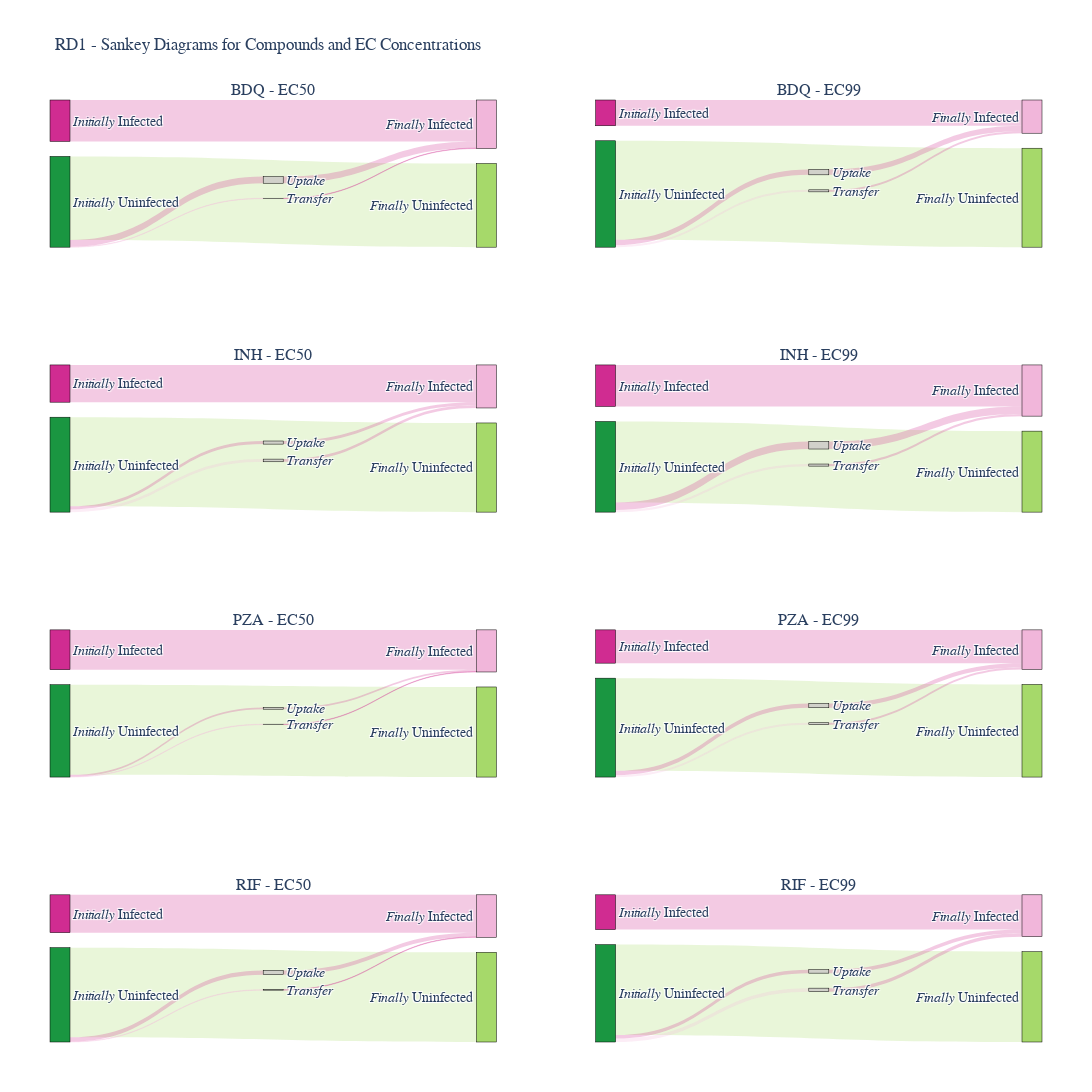
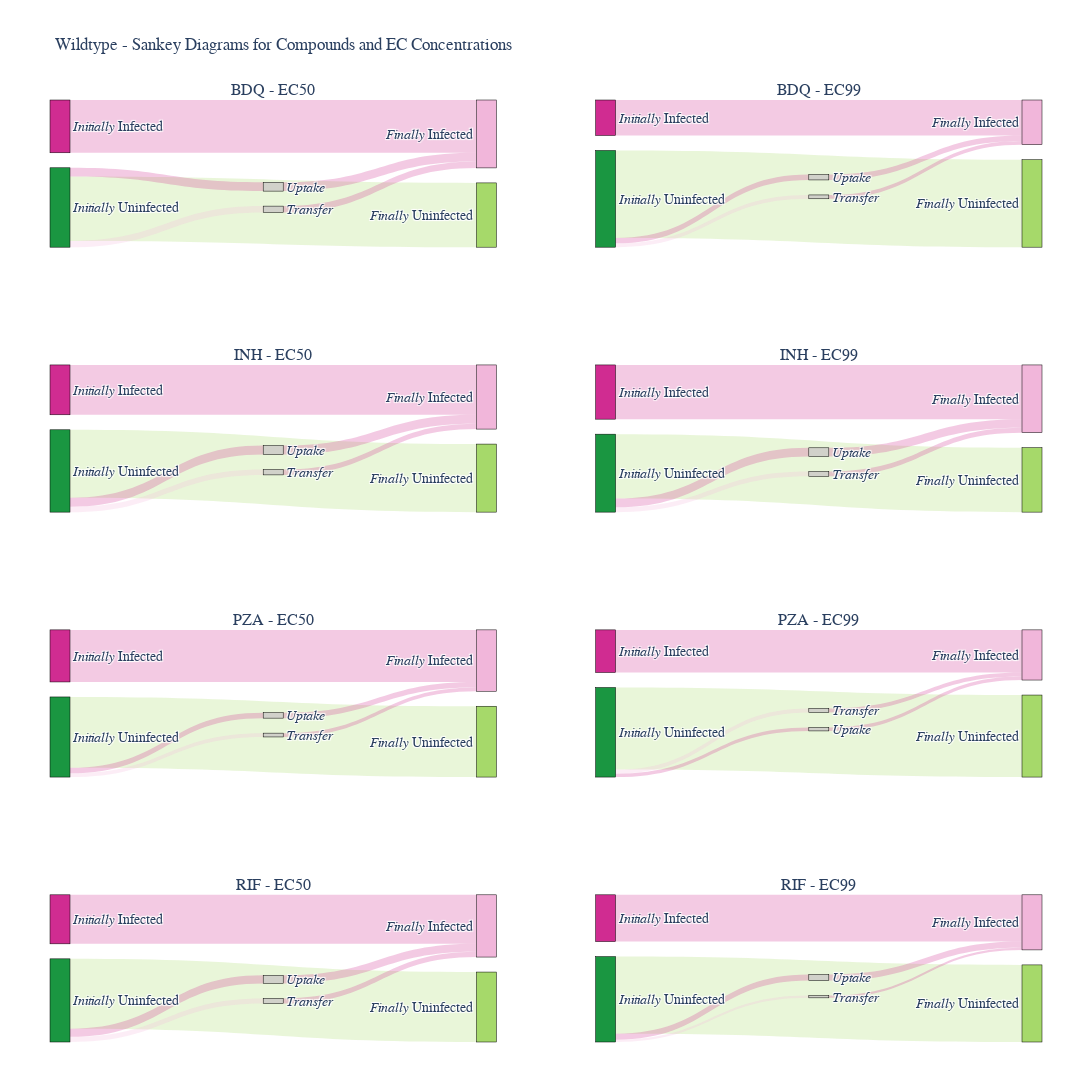
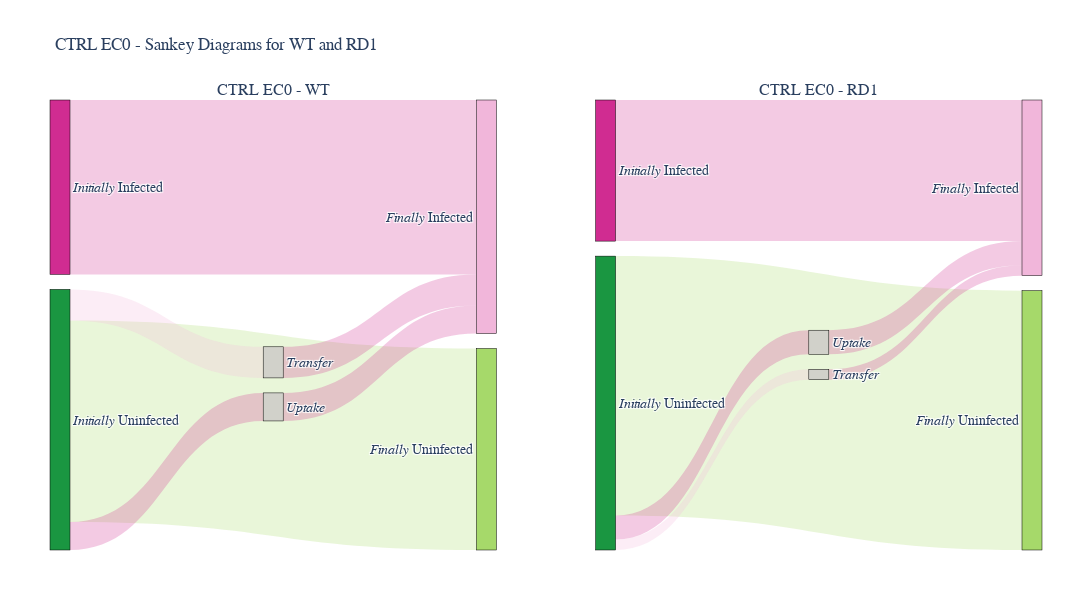

Write notebook code for charts like these, in order.
### Code cell
import plotly.graph_objects as go
from plotly.subplots import make_subplots

# Separate RD1, Wildtype, and CTRL datasets
rd1_data = [data for data in sankey_data_list if data['strain'] == 'RD1' and data['compound'] != 'CTRL']
wt_data = [data for data in sankey_data_list if data['strain'] == 'WT' and data['compound'] != 'CTRL']
ctrl_wt_data = [data for data in sankey_data_list if data['compound'] == 'CTRL' and data['concentration'] == 'EC0' and data['strain'] == 'WT']
ctrl_rd1_data = [data for data in sankey_data_list if data['compound'] == 'CTRL' and data['concentration'] == 'EC0' and data['strain'] == 'RD1']

# Get unique compounds and EC concentrations for RD1 and Wildtype (excluding 'CTRL')
compounds_rd1 = sorted(set(data['compound'] for data in rd1_data))
compounds_wt = sorted(set(data['compound'] for data in wt_data))
ec_concentrations_rd1 = sorted(set(data['concentration'] for data in rd1_data))
ec_concentrations_wt = sorted(set(data['concentration'] for data in wt_data))

# Determine the number of rows and columns for the RD1 and Wildtype grids
n_rows_rd1 = len(compounds_rd1)
n_cols_rd1 = len(ec_concentrations_rd1)
n_rows_wt = len(compounds_wt)
n_cols_wt = len(ec_concentrations_wt)

# Create subplot grids for RD1 and Wildtype
fig_rd1 = make_subplots(rows=n_rows_rd1, cols=n_cols_rd1,
                        subplot_titles=[f"{compound} - {concentration}"
                                        for compound in compounds_rd1 for concentration in ec_concentrations_rd1],
                        specs=[[{'type': 'sankey'}]*n_cols_rd1 for _ in range(n_rows_rd1)])

fig_wt = make_subplots(rows=n_rows_wt, cols=n_cols_wt,
                       subplot_titles=[f"{compound} - {concentration}"
                                       for compound in compounds_wt for concentration in ec_concentrations_wt],
                       specs=[[{'type': 'sankey'}]*n_cols_wt for _ in range(n_rows_wt)])

# Function to add Sankey diagrams to a figure
def add_sankey_to_figure(fig, data, compounds, ec_concentrations, row_offset=0):
    for data_entry in data:
        # Determine the correct row and column for the subplot
        row = compounds.index(data_entry['compound']) + 1  # Plotly is 1-based indexing
        col = ec_concentrations.index(data_entry['concentration']) + 1
        
        # Normalize values (same process as before)
        normalization_factor = data_entry['total'] / max_total
        N_stayed_infected = data_entry['N_stayed_infected'] / normalization_factor
        N_got_uninfected = 0  # data_entry['N_got_uninfected'] / normalization_factor
        N_got_infected = 0  # data_entry['N_got_infected'] / normalization_factor
        N_stayed_uninfected = data_entry['N_stayed_uninfected'] / normalization_factor
        N_uptake = data_entry['N_uptake'] / normalization_factor
        N_transfer = data_entry['N_transfer'] / normalization_factor

        # Create value list for Sankey
        value = [
            N_stayed_infected, N_got_uninfected, N_got_infected, N_stayed_uninfected,
            N_uptake, N_transfer, N_uptake, N_transfer
        ]

        # Ensure no negative or NaN values
        value = [max(v, 0) if not pd.isnull(v) else 0 for v in value]

        # Define source and target arrays
        source = [0, 0, 1, 1, 1, 1, 4, 5]
        target = [2, 3, 2, 3, 4, 5, 2, 2]

        # Create the Sankey diagram
        sankey = go.Sankey(
            domain=dict(x=[0, 1], y=[0, 1]),
            orientation='h',
            node=dict(
                pad=15,
                thickness=20,
                line=dict(color="black", width=0.5),
                label=labels,
                color=node_colors,
            ),
            link=dict(
                source=source,
                target=target,
                value=value,
                color=link_colors
            ),
            textfont=dict(size=14)
        )

        # Add the Sankey diagram to the correct subplot in the grid
        fig.add_trace(sankey, row=row + row_offset, col=col)


# Now, plot the CTRL EC0 separately in its own row for both WT and RD1
fig_ctrl = make_subplots(rows=1, cols=2, specs=[[{'type': 'sankey'}, {'type': 'sankey'}]], subplot_titles=["CTRL EC0 - WT", "CTRL EC0 - RD1"])

# Add CTRL EC0 Sankey diagrams for WT in the first column (row=1, col=1)
add_sankey_to_figure(fig_ctrl, ctrl_wt_data, ['CTRL'], ['EC0'], row_offset=0)

# Manually specify that the second CTRL EC0 diagram goes into the second column (row=1, col=2)
for data_entry in ctrl_rd1_data:
    # Normalize values for RD1 CTRL EC0
    normalization_factor = data_entry['total'] / max_total
    N_stayed_infected = data_entry['N_stayed_infected'] / normalization_factor
    N_stayed_uninfected = data_entry['N_stayed_uninfected'] / normalization_factor
    N_uptake = data_entry['N_uptake'] / normalization_factor
    N_transfer = data_entry['N_transfer'] / normalization_factor
    
    # Create value list for Sankey
    value = [
        N_stayed_infected, 0, 0, N_stayed_uninfected,
        N_uptake, N_transfer, N_uptake, N_transfer
    ]
    value = [max(v, 0) if not pd.isnull(v) else 0 for v in value]

    source = [0, 0, 1, 1, 1, 1, 4, 5]
    target = [2, 3, 2, 3, 4, 5, 2, 2]

    sankey = go.Sankey(
        domain=dict(x=[0, 1], y=[0, 0.]),
        orientation='h',
        node=dict(
            pad=15,
            thickness=20,
            line=dict(color="black", width=0.5),
            label=labels,
            color=node_colors,
        ),
        link=dict(
            source=source,
            target=target,
            value=value,
            color=link_colors
        ),
        textfont=dict(size=14)
    )

    # Add the Sankey diagram to the second column
    fig_ctrl.add_trace(sankey, row=1, col=2)

# Add Sankey diagrams for RD1 and Wildtype to their respective grids
add_sankey_to_figure(fig_rd1, rd1_data, compounds_rd1, ec_concentrations_rd1)
add_sankey_to_figure(fig_wt, wt_data, compounds_wt, ec_concentrations_wt)


# Update layout for the RD1 and Wildtype grids
fig_rd1.update_layout(
    title_text="RD1 - Sankey Diagrams for Compounds and EC Concentrations",
    width=1200, height=2000,
    font_family="Helvetica",
    margin=dict(l=50, r=50, t=100, b=50),
)

fig_wt.update_layout(
    title_text="Wildtype - Sankey Diagrams for Compounds and EC Concentrations",
    width=1200, height=2000,
    font_family="Helvetica",
    margin=dict(l=50, r=50, t=100, b=50),
)

fig_ctrl.update_layout(
    title_text="CTRL EC0 - Sankey Diagrams for WT and RD1",
    width=1200, height=600,
    font_family="Helvetica",
    margin=dict(l=50, r=50, t=100, b=50),
)


# Show the plots
fig_rd1.show()
fig_wt.show()
fig_ctrl.show()
fig_rd1.write_image(f'{syno_base_dir()}/results/27sept/allsankey/sankey_diagram_rd1.pdf')
fig_wt.write_image(f'{syno_base_dir()}/results/27sept/allsankey/sankey_diagram_wt.pdf')
fig_ctrl.write_image(f'{syno_base_dir()}/results/27sept/allsankey/sankey_diagram_ctrl.pdf')

### Figure 1 — Plotly figure (JSON) as saved in the notebook; plotly's stock layout.template omitted (floating-point values rounded to 4 significant figures)
{"data": [{"domain": {"x": [0, 0.45], "y": [0.8438, 1]}, "link": {"color": ["rgba(208, 44, 145, 0.25)", "rgba(26, 150, 65, 0.25)", "rgba(241, 182, 218, 0.25)", "rgba(166, 217, 106, 0.25)", "rgba(208, 44, 145, 0.25)", "rgba(241, 182, 218, 0.25)", "rgba(208, 44, 145, 0.25)", "rgba(208, 44, 145, 0.25)"], "source": [0, 0, 1, 1, 1, 1, 4, 5], "target": [2, 3, 2, 3, 4, 5, 2, 2], "value": [535.7, 0, 0, 1082.0, 86.57, 5.411, 86.57, 5.411]}, "node": {"color": ["#d02c91", "#1a9641", "#f1b6da", "#a6d96a", "#d1d1ca", "#d1d1ca"], "label": ["<i>Initially</i> Infected", "<i>Initially</i> Uninfected", "<i>Finally</i> Infected", "<i>Finally</i> Uninfected", "<i>Uptake</i>", "<i>Transfer</i>"], "line": {"color": "black", "width": 0.5}, "pad": 15, "thickness": 20}, "orientation": "h", "textfont": {"size": 14}, "type": "sankey"}, {"domain": {"x": [0, 0.45], "y": [0.5625, 0.7188]}, "link": {"color": ["rgba(208, 44, 145, 0.25)", "rgba(26, 150, 65, 0.25)", "rgba(241, 182, 218, 0.25)", "rgba(166, 217, 106, 0.25)", "rgba(208, 44, 145, 0.25)", "rgba(241, 182, 218, 0.25)", "rgba(208, 44, 145, 0.25)", "rgba(208, 44, 145, 0.25)"], "source": [0, 0, 1, 1, 1, 1, 4, 5], "target": [2, 3, 2, 3, 4, 5, 2, 2], "value": [487.1, 0, 0, 1166.0, 40.6, 34.8, 40.6, 34.8]}, "node": {"color": ["#d02c91", "#1a9641", "#f1b6da", "#a6d96a", "#d1d1ca", "#d1d1ca"], "label": ["<i>Initially</i> Infected", "<i>Initially</i> Uninfected", "<i>Finally</i> Infected", "<i>Finally</i> Uninfected", "<i>Uptake</i>", "<i>Transfer</i>"], "line": {"color": "black", "width": 0.5}, "pad": 15, "thickness": 20}, "orientation": "h", "textfont": {"size": 14}, "type": "sankey"}, {"domain": {"x": [0.55, 1], "y": [0.5625, 0.7188]}, "link": {"color": ["rgba(208, 44, 145, 0.25)", "rgba(26, 150, 65, 0.25)", "rgba(241, 182, 218, 0.25)", "rgba(166, 217, 106, 0.25)", "rgba(208, 44, 145, 0.25)", "rgba(241, 182, 218, 0.25)", "rgba(208, 44, 145, 0.25)", "rgba(208, 44, 145, 0.25)"], "source": [0, 0, 1, 1, 1, 1, 4, 5], "target": [2, 3, 2, 3, 4, 5, 2, 2], "value": [557.5, 0, 0, 1087.0, 101.4, 28.15, 101.4, 28.15]}, "node": {"color": ["#d02c91", "#1a9641", "#f1b6da", "#a6d96a", "#d1d1ca", "#d1d1ca"], "label": ["<i>Initially</i> Infected", "<i>Initially</i> Uninfected", "<i>Finally</i> Infected", "<i>Finally</i> Uninfected", "<i>Uptake</i>", "<i>Transfer</i>"], "line": {"color": "black", "width": 0.5}, "pad": 15, "thickness": 20}, "orientation": "h", "textfont": {"size": 14}, "type": "sankey"}, {"domain": {"x": [0, 0.45], "y": [0.2812, 0.4375]}, "link": {"color": ["rgba(208, 44, 145, 0.25)", "rgba(26, 150, 65, 0.25)", "rgba(241, 182, 218, 0.25)", "rgba(166, 217, 106, 0.25)", "rgba(208, 44, 145, 0.25)", "rgba(241, 182, 218, 0.25)", "rgba(208, 44, 145, 0.25)", "rgba(208, 44, 145, 0.25)"], "source": [0, 0, 1, 1, 1, 1, 4, 5], "target": [2, 3, 2, 3, 4, 5, 2, 2], "value": [494.1, 0, 0, 1117.0, 22.46, 5.614, 22.46, 5.614]}, "node": {"color": ["#d02c91", "#1a9641", "#f1b6da", "#a6d96a", "#d1d1ca", "#d1d1ca"], "label": ["<i>Initially</i> Infected", "<i>Initially</i> Uninfected", "<i>Finally</i> Infected", "<i>Finally</i> Uninfected", "<i>Uptake</i>", "<i>Transfer</i>"], "line": {"color": "black", "width": 0.5}, "pad": 15, "thickness": 20}, "orientation": "h", "textfont": {"size": 14}, "type": "sankey"}, {"domain": {"x": [0.55, 1], "y": [0.2812, 0.4375]}, "link": {"color": ["rgba(208, 44, 145, 0.25)", "rgba(26, 150, 65, 0.25)", "rgba(241, 182, 218, 0.25)", "rgba(166, 217, 106, 0.25)", "rgba(208, 44, 145, 0.25)", "rgba(241, 182, 218, 0.25)", "rgba(208, 44, 145, 0.25)", "rgba(208, 44, 145, 0.25)"], "source": [0, 0, 1, 1, 1, 1, 4, 5], "target": [2, 3, 2, 3, 4, 5, 2, 2], "value": [444.0, 0, 0, 1236.0, 57.92, 25.74, 57.92, 25.74]}, "node": {"color": ["#d02c91", "#1a9641", "#f1b6da", "#a6d96a", "#d1d1ca", "#d1d1ca"], "label": ["<i>Initially</i> Infected", "<i>Initially</i> Uninfected", "<i>Finally</i> Infected", "<i>Finally</i> Uninfected", "<i>Uptake</i>", "<i>Transfer</i>"], "line": {"color": "black", "width": 0.5}, "pad": 15, "thickness": 20}, "orientation": "h", "textfont": {"size": 14}, "type": "sankey"}, {"domain": {"x": [0.55, 1], "y": [0, 0.1562]}, "link": {"color": ["rgba(208, 44, 145, 0.25)", "rgba(26, 150, 65, 0.25)", "rgba(241, 182, 218, 0.25)", "rgba(166, 217, 106, 0.25)", "rgba(208, 44, 145, 0.25)", "rgba(241, 182, 218, 0.25)", "rgba(208, 44, 145, 0.25)", "rgba(208, 44, 145, 0.25)"], "source": [0, 0, 1, 1, 1, 1, 4, 5], "target": [2, 3, 2, 3, 4, 5, 2, 2], "value": [456.1, 0, 0, 1184.0, 46.12, 46.12, 46.12, 46.12]}, "node": {"color": ["#d02c91", "#1a9641", "#f1b6da", "#a6d96a", "#d1d1ca", "#d1d1ca"], "label": ["<i>Initially</i> Infected", "<i>Initially</i> Uninfected", "<i>Finally</i> Infected", "<i>Finally</i> Uninfected", "<i>Uptake</i>", "<i>Transfer</i>"], "line": {"color": "black", "width": 0.5}, "pad": 15, "thickness": 20}, "orientation": "h", "textfont": {"size": 14}, "type": "sankey"}, {"domain": {"x": [0, 0.45], "y": [0, 0.1562]}, "link": {"color": ["rgba(208, 44, 145, 0.25)", "rgba(26, 150, 65, 0.25)", "rgba(241, 182, 218, 0.25)", "rgba(166, 217, 106, 0.25)", "rgba(208, 44, 145, 0.25)", "rgba(241, 182, 218, 0.25)", "rgba(208, 44, 145, 0.25)", "rgba(208, 44, 145, 0.25)"], "source": [0, 0, 1, 1, 1, 1, 4, 5], "target": [2, 3, 2, 3, 4, 5, 2, 2], "value": [482.8, 0, 0, 1144.0, 53.64, 5.96, 53.64, 5.96]}, "node": {"color": ["#d02c91", "#1a9641", "#f1b6da", "#a6d96a", "#d1d1ca", "#d1d1ca"], "label": ["<i>Initially</i> Infected", "<i>Initially</i> Uninfected", "<i>Finally</i> Infected", "<i>Finally</i> Uninfected", "<i>Uptake</i>", "<i>Transfer</i>"], "line": {"color": "black", "width": 0.5}, "pad": 15, "thickness": 20}, "orientation": "h", "textfont": {"size": 14}, "type": "sankey"}, {"domain": {"x": [0.55, 1], "y": [0.8438, 1]}, "link": {"color": ["rgba(208, 44, 145, 0.25)", "rgba(26, 150, 65, 0.25)", "rgba(241, 182, 218, 0.25)", "rgba(166, 217, 106, 0.25)", "rgba(208, 44, 145, 0.25)", "rgba(241, 182, 218, 0.25)", "rgba(208, 44, 145, 0.25)", "rgba(208, 44, 145, 0.25)"], "source": [0, 0, 1, 1, 1, 1, 4, 5], "target": [2, 3, 2, 3, 4, 5, 2, 2], "value": [324.3, 0, 0, 1246.0, 68.26, 25.6, 68.26, 25.6]}, "node": {"color": ["#d02c91", "#1a9641", "#f1b6da", "#a6d96a", "#d1d1ca", "#d1d1ca"], "label": ["<i>Initially</i> Infected", "<i>Initially</i> Uninfected", "<i>Finally</i> Infected", "<i>Finally</i> Uninfected", "<i>Uptake</i>", "<i>Transfer</i>"], "line": {"color": "black", "width": 0.5}, "pad": 15, "thickness": 20}, "orientation": "h", "textfont": {"size": 14}, "type": "sankey"}], "layout": {"annotations": [{"font": {"size": 16}, "showarrow": false, "text": "BDQ - EC50", "x": 0.225, "xanchor": "center", "xref": "paper", "y": 1, "yanchor": "bottom", "yref": "paper"}, {"font": {"size": 16}, "showarrow": false, "text": "BDQ - EC99", "x": 0.775, "xanchor": "center", "xref": "paper", "y": 1, "yanchor": "bottom", "yref": "paper"}, {"font": {"size": 16}, "showarrow": false, "text": "INH - EC50", "x": 0.225, "xanchor": "center", "xref": "paper", "y": 0.7188, "yanchor": "bottom", "yref": "paper"}, {"font": {"size": 16}, "showarrow": false, "text": "INH - EC99", "x": 0.775, "xanchor": "center", "xref": "paper", "y": 0.7188, "yanchor": "bottom", "yref": "paper"}, {"font": {"size": 16}, "showarrow": false, "text": "PZA - EC50", "x": 0.225, "xanchor": "center", "xref": "paper", "y": 0.4375, "yanchor": "bottom", "yref": "paper"}, {"font": {"size": 16}, "showarrow": false, "text": "PZA - EC99", "x": 0.775, "xanchor": "center", "xref": "paper", "y": 0.4375, "yanchor": "bottom", "yref": "paper"}, {"font": {"size": 16}, "showarrow": false, "text": "RIF - EC50", "x": 0.225, "xanchor": "center", "xref": "paper", "y": 0.1562, "yanchor": "bottom", "yref": "paper"}, {"font": {"size": 16}, "showarrow": false, "text": "RIF - EC99", "x": 0.775, "xanchor": "center", "xref": "paper", "y": 0.1562, "yanchor": "bottom", "yref": "paper"}], "font": {"family": "Helvetica"}, "height": 2000, "margin": {"b": 50, "l": 50, "r": 50, "t": 100}, "title": {"text": "RD1 - Sankey Diagrams for Compounds and EC Concentrations"}, "width": 1200}}

### Figure 2 — Plotly figure (JSON) as saved in the notebook; plotly's stock layout.template omitted (floating-point values rounded to 4 significant figures)
{"data": [{"domain": {"x": [0, 0.45], "y": [0.8438, 1]}, "link": {"color": ["rgba(208, 44, 145, 0.25)", "rgba(26, 150, 65, 0.25)", "rgba(241, 182, 218, 0.25)", "rgba(166, 217, 106, 0.25)", "rgba(208, 44, 145, 0.25)", "rgba(241, 182, 218, 0.25)", "rgba(208, 44, 145, 0.25)", "rgba(208, 44, 145, 0.25)"], "source": [0, 0, 1, 1, 1, 1, 4, 5], "target": [2, 3, 2, 3, 4, 5, 2, 2], "value": [723.4, 0, 0, 881.0, 120.9, 86.38, 120.9, 86.38]}, "node": {"color": ["#d02c91", "#1a9641", "#f1b6da", "#a6d96a", "#d1d1ca", "#d1d1ca"], "label": ["<i>Initially</i> Infected", "<i>Initially</i> Uninfected", "<i>Finally</i> Infected", "<i>Finally</i> Uninfected", "<i>Uptake</i>", "<i>Transfer</i>"], "line": {"color": "black", "width": 0.5}, "pad": 15, "thickness": 20}, "orientation": "h", "textfont": {"size": 14}, "type": "sankey"}, {"domain": {"x": [0.55, 1], "y": [0.5625, 0.7188]}, "link": {"color": ["rgba(208, 44, 145, 0.25)", "rgba(26, 150, 65, 0.25)", "rgba(241, 182, 218, 0.25)", "rgba(166, 217, 106, 0.25)", "rgba(208, 44, 145, 0.25)", "rgba(241, 182, 218, 0.25)", "rgba(208, 44, 145, 0.25)", "rgba(208, 44, 145, 0.25)"], "source": [0, 0, 1, 1, 1, 1, 4, 5], "target": [2, 3, 2, 3, 4, 5, 2, 2], "value": [734.5, 0, 0, 873.1, 117.6, 65.35, 117.6, 65.35]}, "node": {"color": ["#d02c91", "#1a9641", "#f1b6da", "#a6d96a", "#d1d1ca", "#d1d1ca"], "label": ["<i>Initially</i> Infected", "<i>Initially</i> Uninfected", "<i>Finally</i> Infected", "<i>Finally</i> Uninfected", "<i>Uptake</i>", "<i>Transfer</i>"], "line": {"color": "black", "width": 0.5}, "pad": 15, "thickness": 20}, "orientation": "h", "textfont": {"size": 14}, "type": "sankey"}, {"domain": {"x": [0.55, 1], "y": [0, 0.1562]}, "link": {"color": ["rgba(208, 44, 145, 0.25)", "rgba(26, 150, 65, 0.25)", "rgba(241, 182, 218, 0.25)", "rgba(166, 217, 106, 0.25)", "rgba(208, 44, 145, 0.25)", "rgba(241, 182, 218, 0.25)", "rgba(208, 44, 145, 0.25)", "rgba(208, 44, 145, 0.25)"], "source": [0, 0, 1, 1, 1, 1, 4, 5], "target": [2, 3, 2, 3, 4, 5, 2, 2], "value": [627.1, 0, 0, 1034.0, 81.29, 30.19, 81.29, 30.19]}, "node": {"color": ["#d02c91", "#1a9641", "#f1b6da", "#a6d96a", "#d1d1ca", "#d1d1ca"], "label": ["<i>Initially</i> Infected", "<i>Initially</i> Uninfected", "<i>Finally</i> Infected", "<i>Finally</i> Uninfected", "<i>Uptake</i>", "<i>Transfer</i>"], "line": {"color": "black", "width": 0.5}, "pad": 15, "thickness": 20}, "orientation": "h", "textfont": {"size": 14}, "type": "sankey"}, {"domain": {"x": [0.55, 1], "y": [0.8438, 1]}, "link": {"color": ["rgba(208, 44, 145, 0.25)", "rgba(26, 150, 65, 0.25)", "rgba(241, 182, 218, 0.25)", "rgba(166, 217, 106, 0.25)", "rgba(208, 44, 145, 0.25)", "rgba(241, 182, 218, 0.25)", "rgba(208, 44, 145, 0.25)", "rgba(208, 44, 145, 0.25)"], "source": [0, 0, 1, 1, 1, 1, 4, 5], "target": [2, 3, 2, 3, 4, 5, 2, 2], "value": [477.4, 0, 0, 1177.0, 72.98, 51.69, 72.98, 51.69]}, "node": {"color": ["#d02c91", "#1a9641", "#f1b6da", "#a6d96a", "#d1d1ca", "#d1d1ca"], "label": ["<i>Initially</i> Infected", "<i>Initially</i> Uninfected", "<i>Finally</i> Infected", "<i>Finally</i> Uninfected", "<i>Uptake</i>", "<i>Transfer</i>"], "line": {"color": "black", "width": 0.5}, "pad": 15, "thickness": 20}, "orientation": "h", "textfont": {"size": 14}, "type": "sankey"}, {"domain": {"x": [0, 0.45], "y": [0.5625, 0.7188]}, "link": {"color": ["rgba(208, 44, 145, 0.25)", "rgba(26, 150, 65, 0.25)", "rgba(241, 182, 218, 0.25)", "rgba(166, 217, 106, 0.25)", "rgba(208, 44, 145, 0.25)", "rgba(241, 182, 218, 0.25)", "rgba(208, 44, 145, 0.25)", "rgba(208, 44, 145, 0.25)"], "source": [0, 0, 1, 1, 1, 1, 4, 5], "target": [2, 3, 2, 3, 4, 5, 2, 2], "value": [683.5, 0, 0, 932.9, 122.5, 73.47, 122.5, 73.47]}, "node": {"color": ["#d02c91", "#1a9641", "#f1b6da", "#a6d96a", "#d1d1ca", "#d1d1ca"], "label": ["<i>Initially</i> Infected", "<i>Initially</i> Uninfected", "<i>Finally</i> Infected", "<i>Finally</i> Uninfected", "<i>Uptake</i>", "<i>Transfer</i>"], "line": {"color": "black", "width": 0.5}, "pad": 15, "thickness": 20}, "orientation": "h", "textfont": {"size": 14}, "type": "sankey"}, {"domain": {"x": [0, 0.45], "y": [0.2812, 0.4375]}, "link": {"color": ["rgba(208, 44, 145, 0.25)", "rgba(26, 150, 65, 0.25)", "rgba(241, 182, 218, 0.25)", "rgba(166, 217, 106, 0.25)", "rgba(208, 44, 145, 0.25)", "rgba(241, 182, 218, 0.25)", "rgba(208, 44, 145, 0.25)", "rgba(208, 44, 145, 0.25)"], "source": [0, 0, 1, 1, 1, 1, 4, 5], "target": [2, 3, 2, 3, 4, 5, 2, 2], "value": [691.9, 0, 0, 941.0, 72.72, 50.68, 72.72, 50.68]}, "node": {"color": ["#d02c91", "#1a9641", "#f1b6da", "#a6d96a", "#d1d1ca", "#d1d1ca"], "label": ["<i>Initially</i> Infected", "<i>Initially</i> Uninfected", "<i>Finally</i> Infected", "<i>Finally</i> Uninfected", "<i>Uptake</i>", "<i>Transfer</i>"], "line": {"color": "black", "width": 0.5}, "pad": 15, "thickness": 20}, "orientation": "h", "textfont": {"size": 14}, "type": "sankey"}, {"domain": {"x": [0, 0.45], "y": [0, 0.1562]}, "link": {"color": ["rgba(208, 44, 145, 0.25)", "rgba(26, 150, 65, 0.25)", "rgba(241, 182, 218, 0.25)", "rgba(166, 217, 106, 0.25)", "rgba(208, 44, 145, 0.25)", "rgba(241, 182, 218, 0.25)", "rgba(208, 44, 145, 0.25)", "rgba(208, 44, 145, 0.25)"], "source": [0, 0, 1, 1, 1, 1, 4, 5], "target": [2, 3, 2, 3, 4, 5, 2, 2], "value": [666.9, 0, 0, 951.4, 109.3, 70.56, 109.3, 70.56]}, "node": {"color": ["#d02c91", "#1a9641", "#f1b6da", "#a6d96a", "#d1d1ca", "#d1d1ca"], "label": ["<i>Initially</i> Infected", "<i>Initially</i> Uninfected", "<i>Finally</i> Infected", "<i>Finally</i> Uninfected", "<i>Uptake</i>", "<i>Transfer</i>"], "line": {"color": "black", "width": 0.5}, "pad": 15, "thickness": 20}, "orientation": "h", "textfont": {"size": 14}, "type": "sankey"}, {"domain": {"x": [0.55, 1], "y": [0.2812, 0.4375]}, "link": {"color": ["rgba(208, 44, 145, 0.25)", "rgba(26, 150, 65, 0.25)", "rgba(241, 182, 218, 0.25)", "rgba(166, 217, 106, 0.25)", "rgba(208, 44, 145, 0.25)", "rgba(241, 182, 218, 0.25)", "rgba(208, 44, 145, 0.25)", "rgba(208, 44, 145, 0.25)"], "source": [0, 0, 1, 1, 1, 1, 4, 5], "target": [2, 3, 2, 3, 4, 5, 2, 2], "value": [560.8, 0, 0, 1079.0, 45.05, 54.06, 45.05, 54.06]}, "node": {"color": ["#d02c91", "#1a9641", "#f1b6da", "#a6d96a", "#d1d1ca", "#d1d1ca"], "label": ["<i>Initially</i> Infected", "<i>Initially</i> Uninfected", "<i>Finally</i> Infected", "<i>Finally</i> Uninfected", "<i>Uptake</i>", "<i>Transfer</i>"], "line": {"color": "black", "width": 0.5}, "pad": 15, "thickness": 20}, "orientation": "h", "textfont": {"size": 14}, "type": "sankey"}], "layout": {"annotations": [{"font": {"size": 16}, "showarrow": false, "text": "BDQ - EC50", "x": 0.225, "xanchor": "center", "xref": "paper", "y": 1, "yanchor": "bottom", "yref": "paper"}, {"font": {"size": 16}, "showarrow": false, "text": "BDQ - EC99", "x": 0.775, "xanchor": "center", "xref": "paper", "y": 1, "yanchor": "bottom", "yref": "paper"}, {"font": {"size": 16}, "showarrow": false, "text": "INH - EC50", "x": 0.225, "xanchor": "center", "xref": "paper", "y": 0.7188, "yanchor": "bottom", "yref": "paper"}, {"font": {"size": 16}, "showarrow": false, "text": "INH - EC99", "x": 0.775, "xanchor": "center", "xref": "paper", "y": 0.7188, "yanchor": "bottom", "yref": "paper"}, {"font": {"size": 16}, "showarrow": false, "text": "PZA - EC50", "x": 0.225, "xanchor": "center", "xref": "paper", "y": 0.4375, "yanchor": "bottom", "yref": "paper"}, {"font": {"size": 16}, "showarrow": false, "text": "PZA - EC99", "x": 0.775, "xanchor": "center", "xref": "paper", "y": 0.4375, "yanchor": "bottom", "yref": "paper"}, {"font": {"size": 16}, "showarrow": false, "text": "RIF - EC50", "x": 0.225, "xanchor": "center", "xref": "paper", "y": 0.1562, "yanchor": "bottom", "yref": "paper"}, {"font": {"size": 16}, "showarrow": false, "text": "RIF - EC99", "x": 0.775, "xanchor": "center", "xref": "paper", "y": 0.1562, "yanchor": "bottom", "yref": "paper"}], "font": {"family": "Helvetica"}, "height": 2000, "margin": {"b": 50, "l": 50, "r": 50, "t": 100}, "title": {"text": "Wildtype - Sankey Diagrams for Compounds and EC Concentrations"}, "width": 1200}}

### Figure 3 — Plotly figure (JSON) as saved in the notebook; plotly's stock layout.template omitted (floating-point values rounded to 4 significant figures)
{"data": [{"domain": {"x": [0, 0.45], "y": [0, 1]}, "link": {"color": ["rgba(208, 44, 145, 0.25)", "rgba(26, 150, 65, 0.25)", "rgba(241, 182, 218, 0.25)", "rgba(166, 217, 106, 0.25)", "rgba(208, 44, 145, 0.25)", "rgba(241, 182, 218, 0.25)", "rgba(208, 44, 145, 0.25)", "rgba(208, 44, 145, 0.25)"], "source": [0, 0, 1, 1, 1, 1, 4, 5], "target": [2, 3, 2, 3, 4, 5, 2, 2], "value": [740, 0, 0, 855, 119, 132, 119, 132]}, "node": {"color": ["#d02c91", "#1a9641", "#f1b6da", "#a6d96a", "#d1d1ca", "#d1d1ca"], "label": ["<i>Initially</i> Infected", "<i>Initially</i> Uninfected", "<i>Finally</i> Infected", "<i>Finally</i> Uninfected", "<i>Uptake</i>", "<i>Transfer</i>"], "line": {"color": "black", "width": 0.5}, "pad": 15, "thickness": 20}, "orientation": "h", "textfont": {"size": 14}, "type": "sankey"}, {"domain": {"x": [0.55, 1], "y": [0, 1]}, "link": {"color": ["rgba(208, 44, 145, 0.25)", "rgba(26, 150, 65, 0.25)", "rgba(241, 182, 218, 0.25)", "rgba(166, 217, 106, 0.25)", "rgba(208, 44, 145, 0.25)", "rgba(241, 182, 218, 0.25)", "rgba(208, 44, 145, 0.25)", "rgba(208, 44, 145, 0.25)"], "source": [0, 0, 1, 1, 1, 1, 4, 5], "target": [2, 3, 2, 3, 4, 5, 2, 2], "value": [578.9, 0, 0, 1064.0, 98.6, 42.94, 98.6, 42.94]}, "node": {"color": ["#d02c91", "#1a9641", "#f1b6da", "#a6d96a", "#d1d1ca", "#d1d1ca"], "label": ["<i>Initially</i> Infected", "<i>Initially</i> Uninfected", "<i>Finally</i> Infected", "<i>Finally</i> Uninfected", "<i>Uptake</i>", "<i>Transfer</i>"], "line": {"color": "black", "width": 0.5}, "pad": 15, "thickness": 20}, "orientation": "h", "textfont": {"size": 14}, "type": "sankey"}], "layout": {"annotations": [{"font": {"size": 16}, "showarrow": false, "text": "CTRL EC0 - WT", "x": 0.225, "xanchor": "center", "xref": "paper", "y": 1, "yanchor": "bottom", "yref": "paper"}, {"font": {"size": 16}, "showarrow": false, "text": "CTRL EC0 - RD1", "x": 0.775, "xanchor": "center", "xref": "paper", "y": 1, "yanchor": "bottom", "yref": "paper"}], "font": {"family": "Helvetica"}, "height": 600, "margin": {"b": 50, "l": 50, "r": 50, "t": 100}, "title": {"text": "CTRL EC0 - Sankey Diagrams for WT and RD1"}, "width": 1200}}
